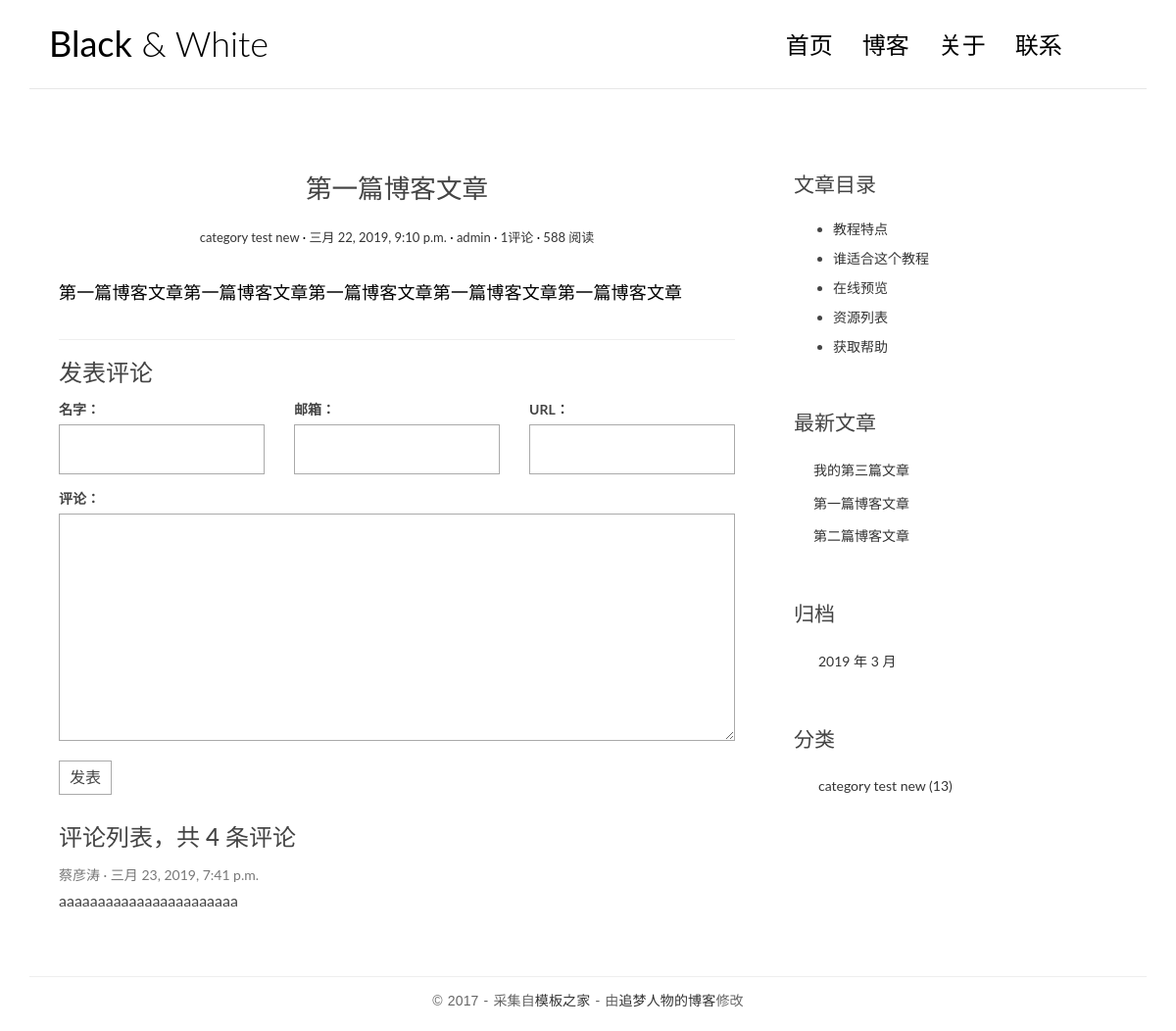
The app's page /post/2/ with its own data.
### blog/models.py (models this page shows, shortened)
class Post(models.Model):
    title = models.CharField(max_length=70)
    body = models.TextField()
    created_time = models.DateTimeField()
    modified_time = models.DateTimeField()
    excerpt = models.CharField(max_length=200, blank=True)
    category = models.ForeignKey(Category,on_delete=models.CASCADE,)
    tags = models.ManyToManyField(Tag, blank=True)
    author = models.ForeignKey(User,on_delete=models.CASCADE,)
    def get_absolute_url(self):
        return reverse('blog:detail', kwargs={'pk': self.pk})
    class Meta:
        ordering = ['-created_time']

class Category(models.Model):
    name = models.CharField(max_length=100)

### comments/models.py (models this page shows, shortened)
class Comment(models.Model):
    name = models.CharField(max_length=100)
    email = models.EmailField(max_length=255)
    url = models.URLField(blank=True)
    text = models.TextField()
    created_time = models.DateTimeField(auto_now_add=True)
    post = models.ForeignKey('blog.Post',on_delete=models.CASCADE,)

### blog/views.py (the view)
# urls.py: url(r'^post/(?P<pk>[0-9]+)/$', views.detail, name='detail'),
def detail(request, pk):
    post = get_object_or_404(Post, pk=pk)
    post.body = markdown.markdown(post.body,
                                  extensions=[
                                      'markdown.extensions.extra',
                                      'markdown.extensions.codehilite',
                                      'markdown.extensions.toc',
                                  ])
    form = CommentForm()
    comment_list = post.comment_set.all()
    context = {'post': post,
               'form': form,
               'comment_list': comment_list
               }
    return render(request, 'blog/detail.html', context=context)

### comments/forms.py
class CommentForm(forms.ModelForm):
    class Meta:
        model = Comment
        fields = ['name', 'email', 'url', 'text']

### blog/templatetags/blog_tags.py (called while the page is built)
@register.simple_tag
def get_recent_posts(num=5):
    return Post.objects.all().order_by('-created_time')[:num]

@register.simple_tag
def archives():
    return Post.objects.dates('created_time', 'month', order='DESC')

@register.simple_tag
def get_categories():
    return Category.objects.all()

### templates/blog/detail.html (shortened to what this page needs)
{% extends 'base.html' %}
{% block main %}
    <article class="post post-{{ post.pk }}">
        <header class="entry-header">
            <h1 class="entry-title">{{ post.title }}</h1>
            <div class="entry-meta">
                <span class="post-category"><a href="#">{{ post.category.name }}</a></span>
                <span class="post-date"><a href="#"><time class="entry-date"
                                                          datetime="{{ post.created_time }}">{{ post.created_time }}</time></a></span>
                <span class="post-author"><a href="#">{{ post.author }}</a></span>
                <span class="comments-link"><a href="#">{{ post.comment_set.count }}评论</a></span>
                <span class="views-count"><a href="#">588 阅读</a></span>
            </div>
        </header>
        <div class="entry-content clearfix">
            {{ post.body|safe }}
        </div>
    </article>
    <section class="comment-area" id="comment-area">
        <hr>
        <h3>发表评论</h3>
        <form action="{% url 'comments:post_comment' post.pk %}" method="post" class="comment-form">
            <div class="row">
                <div class="col-md-4">
                    <label for="{{ form.name.id_for_label }}">名字：</label>
                    {{ form.name }}
                </div>
                <div class="col-md-4">
                    <label for="{{ form.email.id_for_label }}">邮箱：</label>
                    {{ form.email }}
                </div>
                <div class="col-md-4">
                    <label for="{{ form.url.id_for_label }}">URL：</label>
                    {{ form.url }}
                </div>
                <div class="col-md-12">
                    <label for="{{ form.text.id_for_label }}">评论：</label>
                    {{ form.text }}
                    <button type="submit" class="comment-btn">发表</button>
                </div>
            </div>
        </form>
        <div class="comment-list-panel">
            <h3>评论列表，共 <span>4</span> 条评论</h3>
            <ul class="comment-list list-unstyled">
                {% for comment in comment_list %}
                    <li class="comment-item">
                        <span class="nickname">{{ comment.name }}</span>
                        <time class="submit-date"
                              datetime="{{ comment.created_time }}">{{ comment.created_time }}</time>
                        <div class="text">
                            {{ comment.text }}
                        </div>
                    </li>
                {% empty %}
                    暂无评论
                {% endfor %}
            </ul>
        </div>
    </section>
{% endblock main %}
{% block toc %}
    <div class="widget widget-content">
        <h3 class="widget-title">文章目录</h3>
        <ul>
            <li>
                <a href="#">教程特点</a>
            </li>
            <li>
                <a href="#">谁适合这个教程</a>
            </li>
            <li>
                <a href="#">在线预览</a>
            </li>
            <li>
                <a href="#">资源列表</a>
            </li>
            <li>
                <a href="#">获取帮助</a>
            </li>
        </ul>
    </div>
{% endblock toc %}

### templates/base.html (shortened to what this page needs)
{% load staticfiles %}
{% load blog_tags %}
<!DOCTYPE html>
<html>
<head>
    <link rel="stylesheet" href="http://code.ionicframework.com/ionicons/2.0.1/css/ionicons.min.css">
     <link rel="stylesheet" href="{% static 'blog/css/bootstrap.min.css' %}">
    <link rel="stylesheet" href="{% static 'blog/css/pace.css' %}">
    <link rel="stylesheet" href="{% static 'blog/css/custom.css' %}">
    <link rel="stylesheet" href="{% static 'blog/css/highlights/github.css' %}">
</head>
<body>
<div class="container">
    <header id="site-header">
        <div class="row">
            <div class="col-md-4 col-sm-5 col-xs-8">
                <div class="logo">
                    <h1><a href="{% url 'blog:index' %}"><b>Black</b> &amp; White</a></h1>
                </div>
            </div>
            <div class="col-md-8 col-sm-7 col-xs-4">
                <nav class="main-nav" role="navigation">
                    <div class="collapse navbar-collapse" id="bs-example-navbar-collapse-1">
                        <ul class="nav navbar-nav navbar-right">
                            <li class="cl-effect-11"><a href="{% url 'blog:index' %}" data-hover="首页">首页</a></li>
                            <li class="cl-effect-11"><a href="full-width.html" data-hover="博客">博客</a></li>
                            <li class="cl-effect-11"><a href="about.html" data-hover="关于">关于</a></li>
                            <li class="cl-effect-11"><a href="contact.html" data-hover="联系">联系</a></li>
                        </ul>
                    </div>
                </nav>
            </div>
        </div>
    </header>
</div>
<div class="content-body">
    <div class="container">
        <div class="row">
            <main class="col-md-8">
                {% block main %}
                {% endblock main %}
            </main>
            <aside class="col-md-4">
               {% block toc %}
               {% endblock toc %}
            <div class="widget widget-recent-posts">
  <h3 class="widget-title">最新文章</h3>
  {% get_recent_posts as recent_post_list %}
  <ul>
    {% for post in recent_post_list %}
    <li>
      <a href="{{ post.get_absolute_url }}">{{ post.title }}</a>
    </li>
    {% empty %}
    暂无文章！
    {% endfor %}
  </ul>
</div>
          <div class="widget widget-archives">
  <h3 class="widget-title">归档</h3>
  {% archives as date_list %}
  <ul>
    {% for date in date_list %}
    <li>
      <a href="{% url 'blog:archives' date.year date.month %}">{{ date.year }} 年 {{ date.month }} 月</a>
    </li>
    {% empty %}
    暂无归档！
    {% endfor %}
  </ul>
</div>
                <div class="widget widget-category">
  <h3 class="widget-title">分类</h3>
  {% get_categories as category_list %}
  <ul>
    {% for category in category_list %}
    <li>
      <a href="{% url 'blog:category' category.pk %}">{{ category.name }} <span class="post-count">(13)</span></a>
    </li>
    {% empty %}
    暂无分类！
    {% endfor %}
  </ul>
</div>
            </aside>
        </div>
    </div>
</div>
<footer id="site-footer">
    <div class="container">
        <div class="row">
            <div class="col-md-12">
                <p class="copyright">&copy 2017 - 采集自<a href="http://www.cssmoban.com/"
                                                        target="_blank" title="模板之家">模板之家</a>
                    - 由<a href="http://zmrenwu.com/" title="网页模板" target="_blank">追梦人物的博客</a>修改
                </p>
            </div>
        </div>
    </div>
</footer>
</body>
</html>

### blog/static/blog/css/custom.css (style rules this page uses)
* { outline: none; }
h1, h2, h3, h4, h5, h6 { margin-top: 0; }
b { font-weight: 400; }
a { color: #333; }
body { color: #444; font-family: 'Lato', sans-serif; }
p { font-family: 'Ubuntu', sans-serif; font-weight: 400; word-spacing: 1px; letter-spacing: 0.01em; }
#site-header { background-color: #FFF; padding: 25px 20px; margin-bottom: 40px; border-bottom: 1px solid #e7e7e7; }
.logo h1 a { color: #000; }
.logo h1 { margin: 0; font-family: 'Lato', sans-serif; font-weight: 300; }
.main-nav { margin-top: 11px; max-width: 95%; }
.main-nav a { color: #000000 !important; padding: 0 0 5px 0 !important; margin-right: 30px; font-family: 'Lato', sans-serif; font-weight: 300; font-size: 24px; }
.cl-effect-11 a { padding: 10px 0; color: #0972b4; text-shadow: none; }
.cl-effect-11 a::before { position: absolute; top: 0; left: 0; overflow: hidden; padding: 0 0 5px 0 !important; max-width: 0; border-bottom: 1px solid #000; color: #000; content: attr(data-hover); white-space: nowrap; -webkit-transition: max-width 0.5s; -moz-transition: max-width 0.5s; transition: max-width 0.5s; }
.content-body { padding-bottom: 4em; }
.post { background: #fff; padding: 30px 30px 0; }
.entry-title { text-align: center; font-size: 1.9em; margin-bottom: 20px; line-height: 1.6; padding: 10px 20px 0; }
.entry-meta { text-align: center; color: #DDDDDD; font-size: 13px; margin-bottom: 30px; }
.entry-content { font-size: 18px; line-height: 1.9; font-weight: 300; color: #000; }
.post-category::after, .post-date::after, .post-author::after, .comments-link::after { content: ' ·'; color: #000; }
.widget { background: #fff; padding: 30px 0 0; }
.widget-title { font-size: 1.5em; margin-bottom: 20px; line-height: 1.6; padding: 10px 0 0; font-weight: 400; }
.widget-recent-posts ul { padding: 0; margin: 0; padding-left: 20px; }
.widget-recent-posts ul li { list-style-type: none; position: relative; line-height: 170%; margin-bottom: 10px; }
.widget-recent-posts ul li::before { content: '\f3d3'; font-family: "Ionicons"; position: absolute; left: -17px; top: 3px; font-size: 16px; color: #000; }
.widget-archives ul { padding: 0; margin: 0; padding-left: 25px; }
.widget-archives ul li { list-style-type: none; position: relative; line-height: 170%; margin-bottom: 10px; }
.widget-archives ul li::before { content: '\f3f3'; font-family: "Ionicons"; position: absolute; left: -25px; top: 1px; font-size: 16px; color: #000; }
.widget-category ul { padding: 0; margin: 0; padding-left: 25px; }
.widget-category ul li { list-style-type: none; position: relative; line-height: 170%; margin-bottom: 10px; }
.widget-category ul li::before { content: '\f3fe'; font-family: "Ionicons"; position: absolute; left: -25px; top: 1px; font-size: 18px; color: #000; }
.widget-content ul li { margin-bottom: 10px; }
#site-footer { padding-top: 10px; padding: 0 0 1.5em 0; }
.copyright { text-align: center; padding-top: 1em; margin: 0; border-top: 1px solid #eee; color: #666; }
.contact-form input, .comment-form input { border: 1px solid #aaa; margin-bottom: 15px; width: 100%; padding: 15px 15px; font-size: 16px; line-height: 100%; transition: 0.4s border-color linear; }
.contact-form textarea, .comment-form textarea { border: 1px solid #aaa; margin-bottom: 15px; width: 100%; padding: 15px 15px; font-size: 16px; line-height: 20px !important; min-height: 183px; transition: 0.4s border-color linear; }
.comment-area { padding: 0 30px 0; }
.comment-form { margin-top: 15px; }
.comment-form .comment-btn { background-color: #fff; border: 1px solid #aaa; font-size: 16px; padding: 5px 10px; }
.comment-list-panel { margin-top: 30px; }
.comment-list { margin-top: 15px; }
.comment-item .nickname, .comment-item .submit-date { color: #777; font-size: 14px; }
.comment-item .nickname:after { content: ' ·'; }
.comment-item .text { padding-top: 5px; font-size: 16px; }

### records on screen
Post: title "第一篇博客文章", category.name "category test new", created_time "三月 22, 2019, 9:10 p.m.", author "admin", comment_set.count "1", body "第一篇博客文章第一篇博客文章第一篇博客文章第一篇博客文章第一篇博客文章"
Comment: name "蔡彦涛", created_time "三月 23, 2019, 7:41 p.m.", text "aaaaaaaaaaaaaaaaaaaaaaa"
Post: title "我的第三篇文章"
Post: title "第二篇博客文章"
Category: name "category test new"

### other values on screen
{{ date.year }} "2019"
{{ date.month }} "3"
